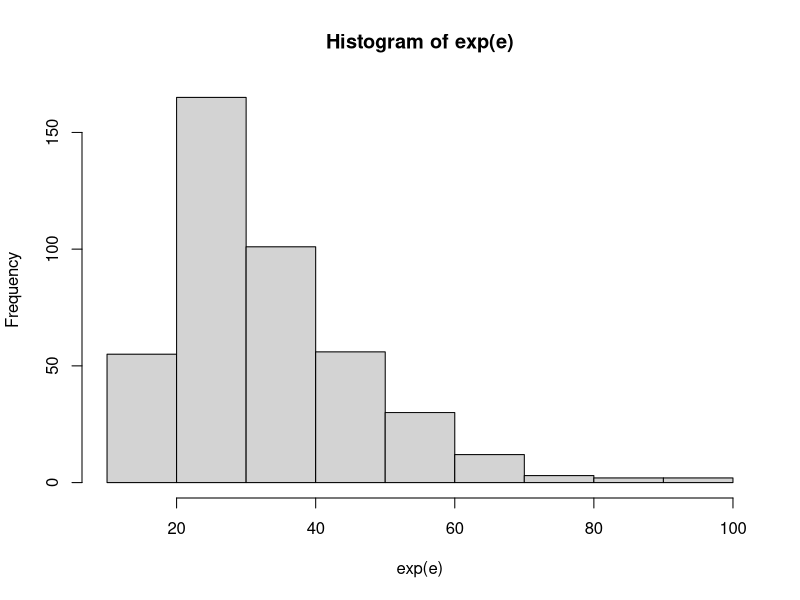

Source code (R):

# ------------------------------------------------------------------------------
# power simulation for logistic regression

lin_int = function(n, se) {  # for n participatns
  m = 3*n  # because 3 observations per person
  CBT = rep(0:1,each=round(m/2,0))  # the treatment, half and half       THE FACTOR
  x = sample(c(0,1,30),length(CBT), replace = TRUE)           # normally distributed random x   THE CONTINUOUS (time?)
  table(CBT,x)
  e = rnorm(length(CBT), 3.4, se*sqrt(n))
  lp = e + 0.028*CBT - 0.00197*x - 6*0.00145*CBT*x        # this is the interaction!
  y = lp
  data <- data.frame(y,x,CBT=factor(CBT))
  head(data)


  # have to do link things for log to transform into a 1/0
  # link_lp = exp(lp)/(1 + exp(lp))
  # y = (runif(n) < lp)

  # this is the linear model w interaction
  lin.int = glm(y ~ CBT*x, data = data)
  summary(lin.int)
  reject = ifelse( coef(summary(lin.int))[4,4] < .05, 1, 0)
      # The coef() function above gets the parameter estimates; the [4,4]
      # element is the p-value for the interaction.
  return(reject)
}
# Running the function many times is also trivial, using the replicate() function.

pow1 = replicate(199, lin_int(n=142, se = 0.0315)) # 0.0063))
#Get the estimated power and confidence limits, we use the binom.test() function.
binom.test(sum(pow1), 199)


# histogram of STAI
n = 142
sd = 0.0315*sqrt(n)
e = rnorm(3*n, 3.4, sd)
hist(exp(e))













# power simulation for logistic regression

logist_inter = function(n) {
  c = rep(0:1,each=n/2)  # sample size is 100 THE FACTOR
  x = rnorm(n)           # normally distributed random x
  lp = -3 + 2*c*x        # this is the interaction!
  # have to do link things for log to transform into a 1/0
  link_lp = exp(lp)/(1 + exp(lp))
  y = (runif(n) < link_lp)

  log.int = glm(y~as.factor(c)*x, family=binomial)
  reject = ifelse( coef(summary(log.int))[4,4] < .05, 1, 0)
      # The coef() function above gets the parameter estimates; the [4,4]
      # element is the p-value for the interaction.
  return(reject)
}
# Running the function many times is also trivial, using the replicate() function.

pow1 = replicate(199, logist_inter(200))
# The result is an array of 1s and 0s. To get the estimated power and confidence limits, we use the binom.test() function.

binom.test(sum(pow1), 199)
